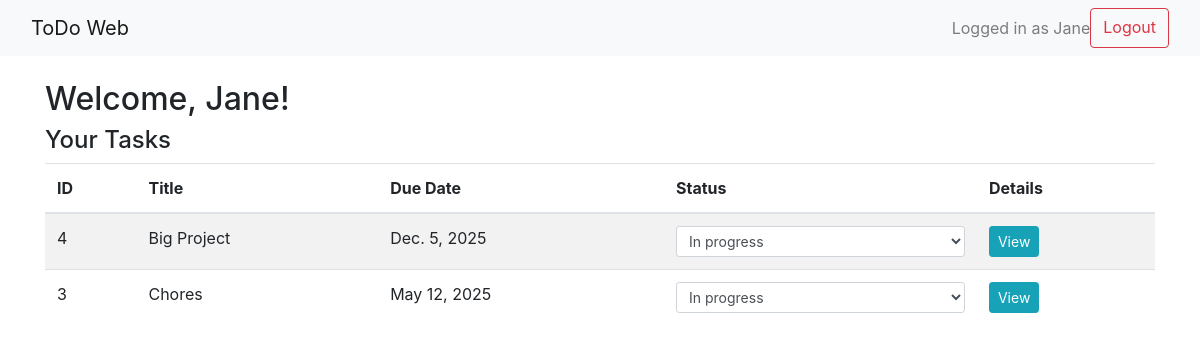
Screenshot of / (signed in) with the database file from the repository.
### app/models.py (models this page shows)
class CustomUser(AbstractUser):
    ROLE_CHOICES = [('assigner', 'Assigner'), ('assignee', 'Assignee')]
    role = models.CharField(max_length=10, choices=ROLE_CHOICES)

class Task(models.Model):
    title = models.CharField(max_length=100)
    description = models.TextField(blank=True)
    due_date = models.DateField()
    alarm_days = models.IntegerField()
    status = models.CharField(max_length=20, default='Not started')
    assigned_to = models.ManyToManyField(settings.AUTH_USER_MODEL, related_name='assigned_tasks')
    assigner = models.ForeignKey(
        settings.AUTH_USER_MODEL,
        on_delete = models.SET_NULL,
        null=True,
        blank=True,
        related_name = 'tasks_created'
    )
    STATUS_CHOICES = [
    ('Not started', 'Not started'),
    ('In progress', 'In progress'),
    ('Completed', 'Completed'),
    ]
    status = models.CharField(max_length=20, choices=STATUS_CHOICES, default='Not started')

### app/views.py (the view)
# urls.py: path('', views.dashboard_view, name='dashboard'),
@login_required
def dashboard_view(request):
    if request.user.role == 'assignee':
        tasks = Task.objects.filter(assigned_to=request.user)
        for task in tasks:
            TaskStatus.objects.get_or_create(task=task, user=request.user)
    else:
        tasks = Task.objects.all()
    return render(request, 'dashboard.html', {'tasks': tasks})

### app/templatetags/task_extras.py (called while the page is built)
@register.filter
def get_user_status(statuses, user):
    return statuses.filter(user=user).first()

### app/templates/dashboard.html (shortened to what this page needs)
{% extends "base.html" %}
{% load task_extras %}
{% block content %}
<h2>Welcome, {{ user.username }}!</h2>
{% if user.role == 'assignee' %}
    <h4>Your Tasks</h4>
{% endif %}
<table class="table table-striped">
    <thead>
        <tr>
            <th>ID</th>
            <th>Title</th>
            <th>Due Date</th>
            {% if user.role == 'assignee' %}
                <th>Status</th>
            {% endif %}
            <th>Details</th>
        </tr>
    </thead>
    <tbody>
        {% for task in tasks %}
        <tr>
            <td>{{ task.id }}</td>
            <td>{{ task.title }}</td>
            <td>{{ task.due_date }}</td>
            {% if user.role == 'assignee' %}
            <td>
                {% if user in task.assigned_to.all %}
                    {% with task_status=task.statuses|get_user_status:user %}
                        <form method="post" action="{% url 'update_status' task.id %}">
                            <select name="status" class="form-control form-control-sm" onchange="this.form.submit()">
                                <option value="In progress" {% if task_status and task_status.status == "In progress" %}selected{% endif %}>In progress</option>
                            </select>
                        </form>
                    {% endwith %}
                {% else %}
                    <span class="text-muted">-</span>
                {% endif %}
            </td>
            {% endif %}
            <td>
                <a href="{% url 'task_detail' task.id %}" class="btn btn-info btn-sm">View</a>
            </td>
        </tr>
        {% empty %}
        <tr><td colspan="8">No tasks available.</td></tr>
        {% endfor %}
    </tbody>
</table>
{% endblock %}

### app/templates/base.html (shortened to what this page needs)
<!DOCTYPE html>
<html lang="en">
<head>
    {% load static %}
    <link rel="stylesheet" href="https://stackpath.bootstrapcdn.com/bootstrap/4.5.2/css/bootstrap.min.css">
</head>
<body>
    <nav class="navbar navbar-expand-lg navbar-light bg-light mb-4">
        <div class="container-fluid">
            <a class="navbar-brand" href="{% url 'dashboard' %}">ToDo Web</a>
            {% if user.is_authenticated %}
            <div class="d-flex ms-auto">
                <span class="navbar-text me-3">
                    Logged in as {{ user.username }}
                </span>
                <a class="btn btn-outline-danger" href="{% url 'logout' %}">Logout</a>
            </div>
            {% endif %}
        </div>
    </nav>
    <div class="container">
        {% block content %}
        {% endblock %}
    </div>
</body>
</html>

### rows the page displays
CustomUser: username "Jane"
Task: id "4", title "Big Project", due_date "Dec. 5, 2025"
Task: id "3", title "Chores", due_date "May 12, 2025"
